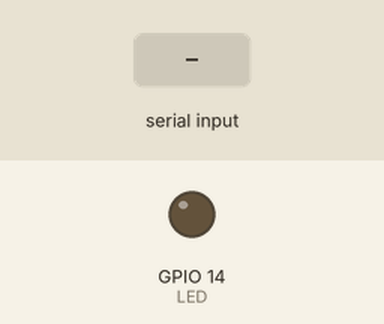
This sketch was run on a simulated ESP32. Parts: output pins drawn as LEDs (lit = HIGH). Inputs (shaded band) come from the test bench.

Above: at 1.2 s.
1.3 s: "1" received over Serial
At 2.5 s:
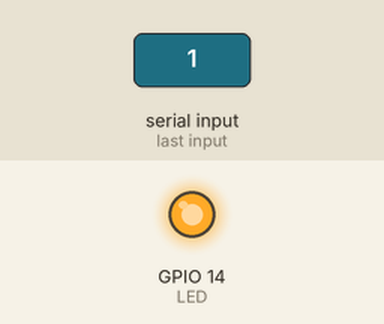
2.8 s: "0" received over Serial
At 3.6 s:
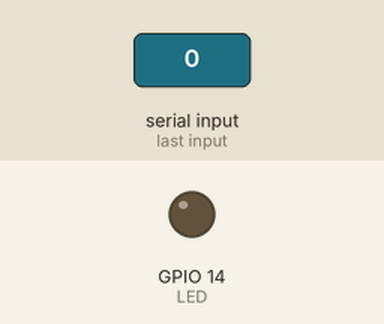
Timing chart, 0 to 5.8 s (numbered marks = the images above; inputs shaded):
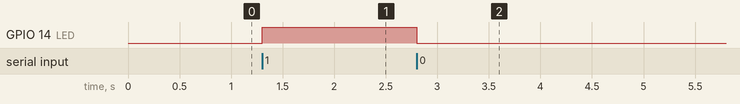

The sketch:

ligaLedESP32.ino
```cpp
char estado = '0';
const int LED = 14;
void setup() {
  // put your setup code here, to run once:
  Serial.begin(9600);
  pinMode(LED, OUTPUT);
  digitalWrite(LED, LOW);

}

void loop() {
  // put your main code here, to run repeatedly:

  if (Serial.available() > 0) {
     estado = Serial.read();
  }
  if (estado == '1'){
     digitalWrite(LED, HIGH);
  }
  if (estado == '0'){
     digitalWrite(LED, LOW);
  }
}
```

Measured:
- after the input at 1.3 s, GPIO 14 (LED): LOW → HIGH at once
- after the input at 2.8 s, GPIO 14 (LED): HIGH → LOW at once
